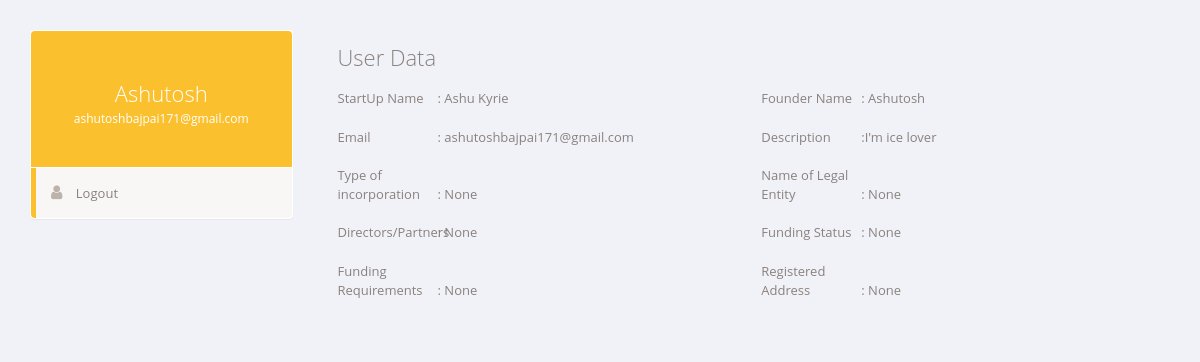
The page /startup_profile/profile (signed in) on the database its author committed.
### main/models.py (models this page shows, shortened)
class User(AbstractUser):
    startUpName = models.CharField(max_length=200, null=True,blank=True)
    founder = models.CharField(max_length=200, null=True,blank=True)
    email = models.CharField(max_length=2000, null=True,blank=True)
    description = models.CharField(max_length=2000, null=True,blank=True)
    pitch_link = models.CharField(max_length=2000, null=True,blank=True)
    video_link = models.CharField(max_length=2000, null=True,blank=True)
    type_of_incorporation = models.CharField(max_length=2000, null=True,blank=True)
    name_of_legal_entity = models.CharField(max_length=2000, null=True,blank=True)
    Directors_Partners = models.CharField(max_length=2000, null=True,blank=True)
    Funding_status = models.BooleanField(max_length=2000, null=True,blank=True)
    Funding_requirements = models.PositiveIntegerField(null=True,blank=True)
    Registered_address = models.CharField(max_length=2000, null=True,blank=True)
    Website = models.CharField(max_length=2000, null=True,blank=True)
    Socia_media_links = models.CharField(max_length=2000, null=True,blank=True)
    founders_email = models.EmailField(max_length=2000, null=True,blank=True)
    PAN = models.PositiveIntegerField(null=True,blank=True)
    Account_No_Bank = models.PositiveIntegerField(null=True,blank=True)
    Name_of_bank = models.CharField(max_length=2000,null=True,blank=True)
    info_filled = models.BooleanField(default=False)
    verified = models.BooleanField(default=False)
    approved = models.BooleanField(default=False)
    is_admin = models.BooleanField(default=False)

### main/views.py (the view)
# urls.py: path('startup_profile/profile', views.startup_profile_pro, name='profile'),
@login_required
def startup_profile_pro(request):
    user = request.user
    if user is not None:
        if user.is_active:
            login(request, user)
            student = request.user
            return render(request, 'profile.html', {'user': user})
        else:
            return HttpResponse('Disabled account')
    else:
        return HttpResponse('Invalid Login')

### main/templates/profile.html (shortened to what this page needs)
<!DOCTYPE html>
<html lang="en">
<head>
    <link href="https://netdna.bootstrapcdn.com/bootstrap/3.3.4/css/bootstrap.min.css" rel="stylesheet">
</head>
<body>
<link href="https://maxcdn.bootstrapcdn.com/font-awesome/4.3.0/css/font-awesome.min.css" rel="stylesheet">
<div class="container bootstrap snippets bootdey">
<div class="row">
  <div class="profile-nav col-md-3">
      <div class="panel">
          <div class="user-heading round">
              <h1> {{ user.founder }}</h1>
              <p>{{ user.email }}</p>
          </div>
          <ul class="nav nav-pills nav-stacked">
              <li class="active"><a href="{% url 'logout' %}"> <i class="fa fa-user"></i>  Logout </a></li>
          </ul>
      </div>
  </div>
  <div class="profile-info col-md-9">
          <div class="panel-body bio-graph-info">
              <h1>User Data</h1>
              <div class="row">
                  <div class="bio-row">
                      <p><span>StartUp Name </span>: {{ user.startUpName }} </p>
                  </div>
                  <div class="bio-row">
                      <p><span>Founder Name </span>: {{ user.founder }}</p>
                  </div>
                  <div class="bio-row">
                      <p><span>Email </span>: {{ user.email }}</p>
                  </div>
                  <div class="bio-row">
                      <p><span>Description</span>:{{ user.description }}</p>
                  </div>
                  <div class="bio-row">
                      <p><span>Type of incorporation </span>: {{ user.type_of_incorporation }}</p>
                  </div>
                  <div class="bio-row">
                      <p><span>Name of Legal Entity </span>:  {{ user.name_of_legal_entity }}</p>
                  </div>
                  <div class="bio-row">
                      <p><span>Directors/Partners </span>: {{ user.Directors_Partners }} </p>
                  </div>
                  <div class="bio-row">
                      <p><span>Funding Status </span>: {{ user.Funding_status }} </p>
                  </div>
                  <div class="bio-row">
                    <p><span>Funding Requirements </span>: {{ user.Funding_requirements }} </p>
                </div>
                <div class="bio-row">
                    <p><span>Registered Address </span>: {{ user.Registered_address }} </p>
                </div>
              </div>
          </div>
      </div>
  </div>
</div>
</body>
</html>

### main/templates/profile.html (style rules this page uses)
body { color: #797979; background: #f1f2f7; font-family: 'Open Sans', sans-serif; padding: 0px !important; margin: 0px !important; font-size: 13px; text-rendering: optimizeLegibility; -webkit-font-smoothing: antialiased; -moz-font-smoothing: antialiased; }
.profile-nav, .profile-info { margin-top:30px; }
.profile-nav .user-heading { background: #fbc02d; color: #fff; border-radius: 4px 4px 0 0; -webkit-border-radius: 4px 4px 0 0; padding: 30px; text-align: center; }
.profile-nav .user-heading h1 { font-size: 22px; font-weight: 300; margin-bottom: 5px; }
.profile-nav .user-heading p { font-size: 12px; }
.profile-nav ul { margin-top: 1px; }
.profile-nav ul > li { border-bottom: 1px solid #ebeae6; margin-top: 0; line-height: 30px; }
.profile-nav ul > li:last-child { border-bottom: none; }
.profile-nav ul > li > a { border-radius: 0; -webkit-border-radius: 0; color: #89817f; border-left: 5px solid #fff; }
.profile-nav ul > li > a:hover, .profile-nav ul > li > a:focus, .profile-nav ul li.active a { background: #f8f7f5 !important; border-left: 5px solid #fbc02d; color: #89817f !important; }
.profile-nav ul > li:last-child > a:last-child { border-radius: 0 0 4px 4px; -webkit-border-radius: 0 0 4px 4px; }
.profile-nav ul > li > a > i { font-size: 16px; padding-right: 10px; color: #bcb3aa; }
.bio-graph-info { color: #89817e; }
.bio-graph-info h1 { font-size: 22px; font-weight: 300; margin: 0 0 20px; }
.bio-row { width: 50%; float: left; margin-bottom: 10px; padding:0 15px; }
.bio-row p span { width: 100px; display: inline-block; }

### rows shown on the page
User: founder "Ashutosh", email "ashutoshbajpai171@gmail.com", startUpName "Ashu Kyrie", description "I'm ice lover", type_of_incorporation "None", name_of_legal_entity "None", Directors_Partners "None", Funding_status "None", Funding_requirements "None", Registered_address "None"
